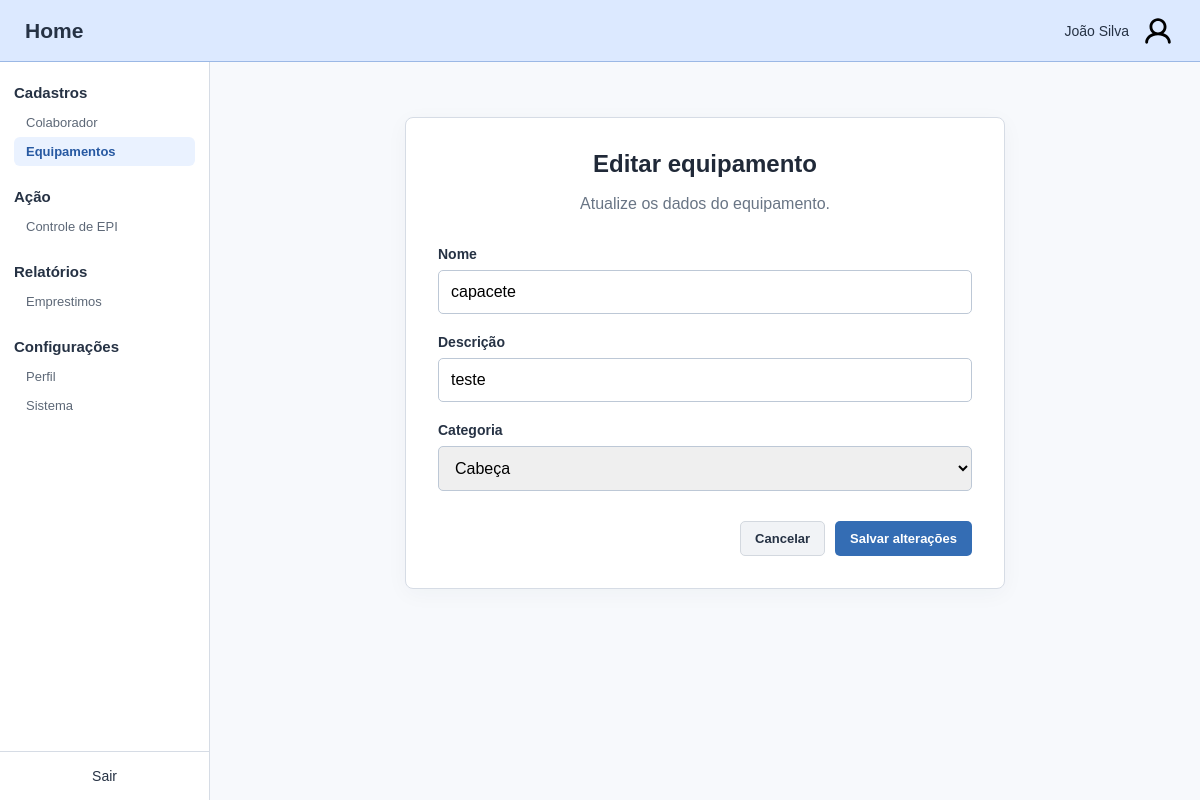
Before: /equipamentos/editar/4 with the older database file.
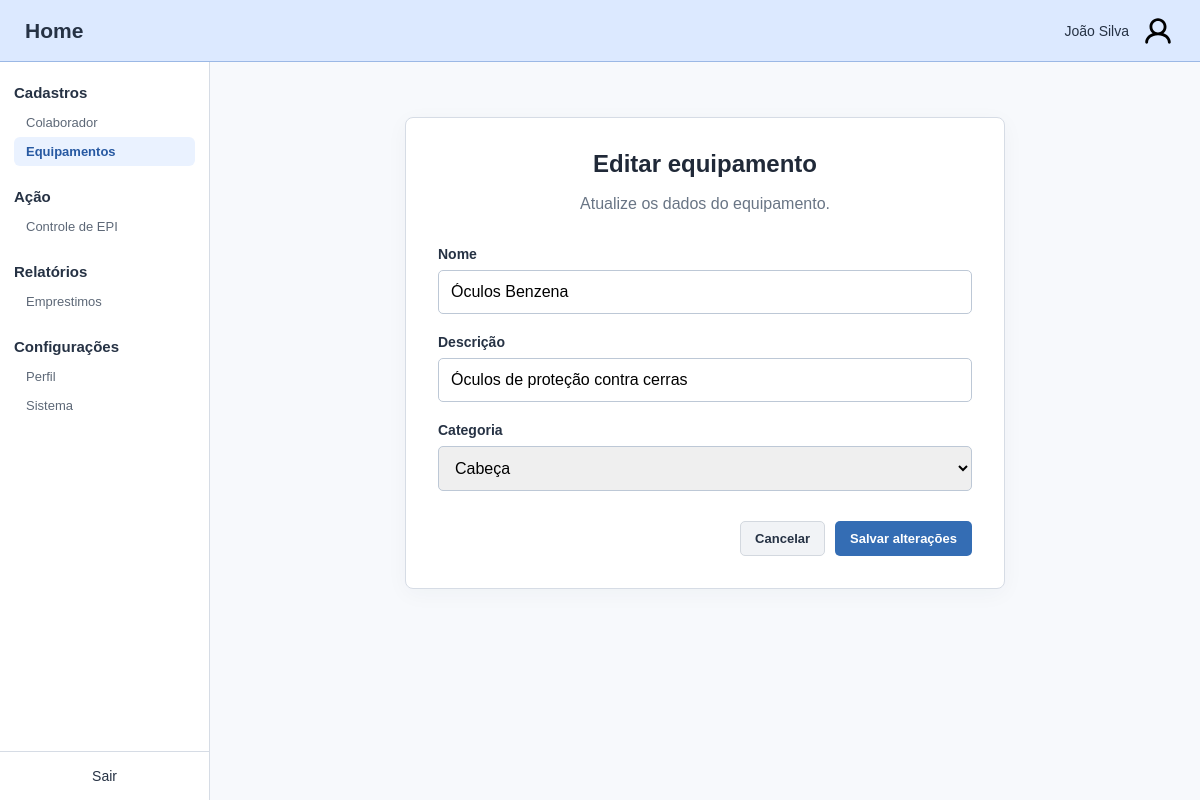
After: the same page with the newer database file.
### nucleo/models.py (models this page shows, shortened)
class TipoEquipamento(models.Model):
    CATEGORIA_CHOICES = [
         ('CABECA', 'Cabeça'),
         ('FACE','Face'),
         ('AUDITIVO','Auditivo'),
         ('RESPIRATORIO', 'Respiratório'),
         ('TRONCO', 'Tronco'),
         ('MEMBROS_SUPERIORES', 'Membros superiores'),
         ('MEMBROS_INFERIORES', 'Membros inferiores'),
         ('QUEDAS', 'Quedas'),
    ]
    nome = models.CharField(max_length=30, null=False, blank=False)
    descricao = models.CharField(max_length=100)
    categoria = models.CharField(max_length=30, null=False, choices=CATEGORIA_CHOICES, blank=False)

### nucleo/views.py (the view, shortened to what this page needs)
# urls.py: path('equipamentos/editar/<int:id>', views.editar_equipamento, name='equipamentos-editar'),
def editar_equipamento(req, id):
    equipamento = get_object_or_404(TipoEquipamento, id=id)
    return render(req, 'nucleo/forms/equipamentos/editar_equipamento.html', {
        'equipamento': equipamento,
    })

### nucleo/templates/nucleo/forms/equipamentos/editar_equipamento.html (shortened to what this page needs)
{% extends 'nucleo/base.html' %}
{% block content %}
<section class="content-card form-card">
    <h1>Editar equipamento</h1>
    <p class="description">Atualize os dados do equipamento.</p>
    <form class="collaborator-form" action="{% url 'equipamentos-editar' equipamento.id %}" method="post">
         <div class="form-field"><label for="nome">Nome</label><input id="nome" name="nome" value="{{ equipamento.nome }}" type="text" maxlength="30" required></div required>
         <div class="form-field"><label for="descricao">Descrição</label><input id="descricao" name="descricao" value="{{ equipamento.descricao }}" maxlength="100"></div required>
         <div class="form-field">
            <label for="categoria">Categoria</label>
            <select name="categoria" id="categoria">
               <option value="CABECA">Cabeça</option {% if equipamento.categoria == "CABECA" %}selected{% endif %}>
            </select required>
         </div>
        <div class="form-actions"><a class="button button-secondary" href="{% url 'equipamentos-inicial' %}">Cancelar</a><button class="button button-primary" type="submit">Salvar alterações</button></div>
    </form>
</section>
{% endblock %}

Changed rows visible on the page:
changed TipoEquipamento: nome "capacete" → "Óculos Benzena"; descricao "teste" → "Óculos de proteção contra cerras"
